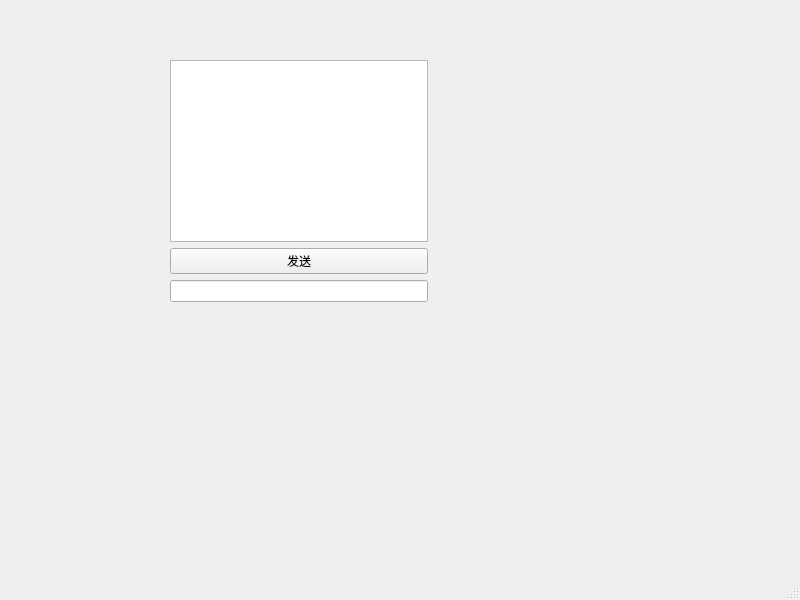
<?xml version="1.0" encoding="UTF-8"?>
<ui version="4.0">
 <class>MainWindow</class>
 <widget class="QMainWindow" name="MainWindow">
  <property name="geometry">
   <rect>
    <x>0</x>
    <y>0</y>
    <width>800</width>
    <height>600</height>
   </rect>
  </property>
  <property name="windowTitle">
   <string>MainWindow</string>
  </property>
  <widget class="QWidget" name="centralwidget">
   <widget class="QWidget" name="">
    <property name="geometry">
     <rect>
      <x>170</x>
      <y>60</y>
      <width>258</width>
      <height>242</height>
     </rect>
    </property>
    <layout class="QVBoxLayout" name="verticalLayout">
     <item>
      <widget class="QTextBrowser" name="textBrowser"/>
     </item>
     <item>
      <widget class="QPushButton" name="pushButton">
       <property name="text">
        <string>发送</string>
       </property>
      </widget>
     </item>
     <item>
      <widget class="QLineEdit" name="lineEdit"/>
     </item>
    </layout>
   </widget>
  </widget>
  <widget class="QMenuBar" name="menubar">
   <property name="geometry">
    <rect>
     <x>0</x>
     <y>0</y>
     <width>800</width>
     <height>17</height>
    </rect>
   </property>
  </widget>
  <widget class="QStatusBar" name="statusbar"/>
 </widget>
 <resources/>
 <connections/>
</ui>
